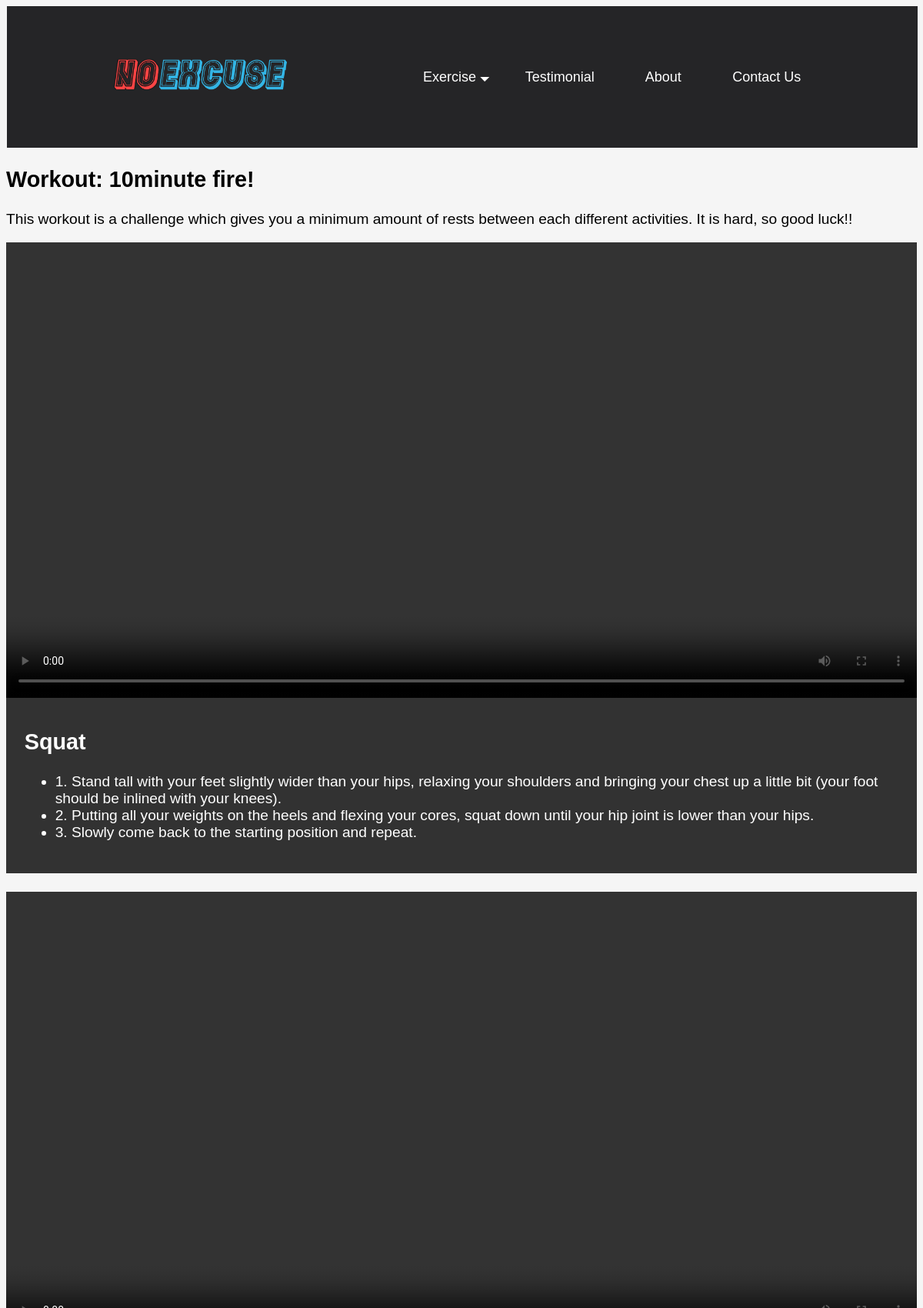
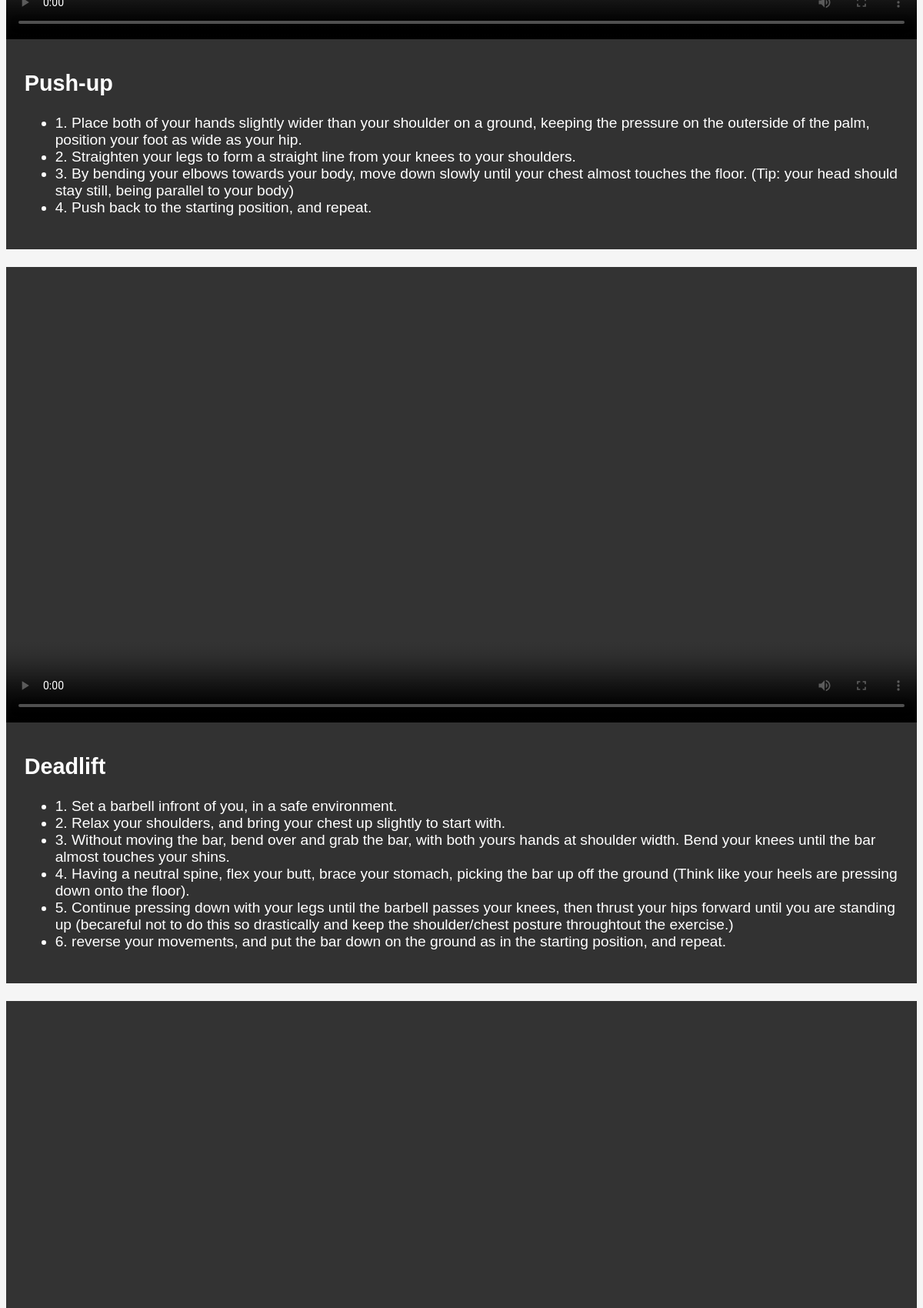
Page /exercisenow/6 (upper part) on the committed database (2 pictures, top to bottom).
### tables this page shows
CREATE TABLE Routine (id INTEGER PRIMARY KEY AUTOINCREMENT, name TEXT, description TEXT);

CREATE TABLE Exercise (id INTEGER PRIMARY KEY AUTOINCREMENT, name TEXT, weight INTEGER, description TEXT);

### app.py (the view)
@app.route('/exercisenow/<int:id>')
def exercisenow(id):
    exercisenow = sqlite_conn('database.db', 'SELECT Exercise.name, Exercise.description FROM ExerciseRoutine INNER JOIN Exercise ON ExerciseRoutine.Exercise=Exercise.id WHERE ExerciseRoutine.Routine= (SELECT id FROM Routine WHERE id = {})'.format(id))
    description = sqlite_conn('database.db', 'SELECT Routine.description FROM Routine WHERE id == {};'.format(id), True)
    if exercisenow != [] and description != None:
        return render_template('exercisenow.html', exercisenow=exercisenow, description=description[0])
    else: #if a person tries to get an information that isn't in the database through url, error 404 page is shown
        abort(404)

### app.py (called while the page is built)
def sqlite_conn(database, query, single=False):
    conn = sqlite3.connect(database)
    cur = conn.cursor()
    cur.execute(query)
    results = cur.fetchone() if single else cur.fetchall()
    conn.close()
    return results

### templates/exercisenow.html (shortened to what this page needs)
{% extends 'layout.html' %}
{% block content %}
<div class="exercise_layout">
    {{description|safe}}
    {% for exercise in exercisenow %}
    <div class="exercise_layout_element">
        <div class="exercise_layout_element_vid">
            <video controls><source src="/static/Exercise_Video/{{exercise[0]}}.mp4" type="video/mp4"></video>
        </div>
        <div class="exercise_layout_element_text">
            <div class="exercise_layout_element_text_desc">
                <p>{{exercise[1]|safe}} </p>
            </div>
        </div>
    </div>
    {% endfor %}
</div>
{% endblock %}

### static/css/style.css (style rules this page uses)
html { box-sizing: border-box; margin: 0; padding: 0; background-color:whitesmoke; font-family: Verdana, Tahoma, sans-serif; }
.exercise_layout { overflow: auto; width: 90%; height: auto; margin: 0 0 0 5%; }
.exercise_layout_element { display: flex; max-height: 600px; }
.exercise_layout_element_text { width: 30%; float: left; height: auto; background-color: rgb(50, 50, 50); margin-bottom: 1.25%; padding: 5%; color: white; }
.exercise_layout_element_text_desc { width: 100%; height: 100%; justify-content: center; overflow: auto; }
.exercise_layout_element_vid { width:60%; float: left; height: auto; margin-bottom: 1%; }
.exercise_layout video { width: 100%; }
.gridview_layout *, .gridview_layout *::after, *::before { margin: 0; padding: 0; box-sizing: border-box; }
@media screen and (max-width : 1550px) { .exercise_layout_element_text { width: 38%; padding: 1%; } }
@media screen and (max-width : 1440px) { .exercise_layout_element_text { width: 96%; margin: 0 0 2% 0; padding: 2%; } }
@media screen and (max-width : 1440px) { .exercise_layout_element { display: block; } }
@media screen and (max-width : 1440px) { .exercise_layout_element_vid { width: 100%; margin-bottom: -1%; } }
@media screen and (max-width : 1440px) { .exercise_layout { width: 100%; margin: 0; } }
@media screen and (max-width : 1440px) { .nav, .gridview_layout, .exercise_layout, .home_txtnexttoimg, .home_txtoverimg, .information_layout { font-size: larger; } }

### rows in the picture
Routine: description "Workout: 10minute fire! This workout is a challenge which gives you a minimum amount of rests between each different activities. It is hard, so good luck!!"
Exercise: description "Squat 1. Stand tall with your feet slightly wider than your hips, relaxing your shoulders and bringing your chest up a little bit (your foot should be inlined with your knees). 2. Putting all your weights on the heels and flexing your cores, squat down until your hip joint is lower than your hips. 3. Slowly come back to the starting position and repeat."
Exercise: description "Push-up 1. Place both of your hands slightly wider than your shoulder on a ground, keeping the pressure on the outerside of the palm, position your foot as wide as your hip. 2. Straighten your legs to form a straight line from your knees to your shoulders. 3. By bending your elbows towards your body, move down slowly until your chest almost touches the floor. (Tip: your head should stay still, being parallel to your body) 4. Push back to the starting position, and repeat."
Exercise: description "Deadlift 1. Set a barbell infront of you, in a safe environment. 2. Relax your shoulders, and bring your chest up slightly to start with. 3. Without moving the bar, bend over and grab the bar, with both yours hands at shoulder width. Bend your knees until the bar almost touches your shins. 4. Having a neutral spine, flex your butt, brace your stomach, picking the bar up off the ground (Think like your heels are pressing down onto the floor). 5. Continue pressing down with your legs until the barbell passes your knees, then thrust your hips forward until you are standing up (becareful not to do this so drastically and keep the shoulder/chest posture throughtout the exercise.) 6. reverse your…"
